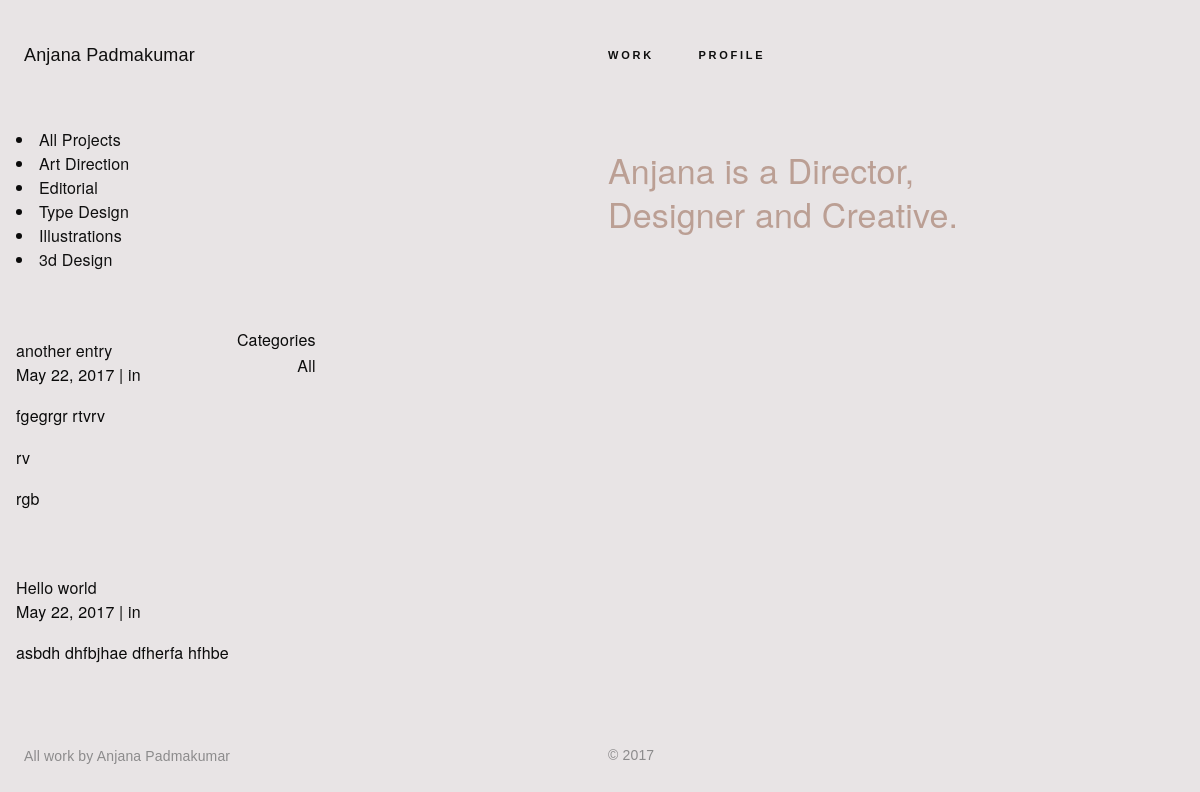
Screenshot of /blog/ with the database file from the repository.
### singlepage/models.py (models this page shows, shortened)
class Singlepage(models.Model):
    title = models.CharField(max_length=250, help_text=u'Max 250 characters')
    slug = models.SlugField(help_text=u'Suggested value automatically generated from title. Must be unique.')
    display_word = models.CharField(max_length=50, help_text=u'Max 50 characters. Displayed in the header.')
    body = models.TextField()
    body_html = models.TextField(editable=False, blank=True)

### blog/models.py (models this page shows, shortened)
class Entry(models.Model):
    LIVE_STATUS = 1
    DRAFT_STATUS = 2
    HIDDEN_STATUS = 3
    STATUS_CHOICES = (
        (LIVE_STATUS, 'Live'),
        (DRAFT_STATUS, 'Draft'),
        (HIDDEN_STATUS, 'Hidden'),
        )
    title = models.CharField(max_length=250, help_text = u'Maximum 250 characters')
    excerpt = models.TextField(help_text = u'A short summary of the entry.')
    body = models.TextField()
    pub_date = models.DateTimeField(default=datetime.datetime.now)
    excerpt_html = models.TextField(editable=False, blank=True)
    body_html = models.TextField(editable=False, blank=True)
    enable_comments = models.BooleanField(default=True)
    slug = models.SlugField(unique_for_date='pub_date', help_text=u'Suggested value automatically generated from title. Must be unique.')
    status = models.IntegerField(choices=STATUS_CHOICES, default=LIVE_STATUS, help_text=u'Only entries with live status will be publicly displayed.')
    tags = TagField(help_text=u'Seperate tags with spaces.')
    class Meta:
        ordering = ['-pub_date']
        verbose_name_plural = u'Entries'

### blog/views.py (the view)
def blog_home(request):
    return render_to_response('blog/blog_home.html', {'entries': Entry.objects.filter(status = 1)}, context_instance=RequestContext(request))

### blog/custom_context_processor.py (called while the page is built, shortened)
def tag_cloud(request):
    MAX_WEIGHT = 5
    tag_list = Tag.objects.usage_for_model(Entry, counts = True)
    return {'tag_list':tag_list}

### singlepage/custom_context_processor.py (called while the page is built)
def singlepages(request):
    singlepages = Singlepage.objects.all()
    return {'singlepages': singlepages}

### templates/blog/blog_home.html (shortened to what this page needs)
{% extends 'blog/blog_base.html' %}
{% block main-content %}
	{% for entry in entries %}
		<div id="all-entries">
			<div class="header"><a href= {% url 'blog:blog_entry_detail' slug=entry.slug year=entry.pub_date|date:"Y" month=entry.pub_date|date:"b" day=entry.pub_date|date:"d" %}>{{entry.title}}</a>
			<br/>
			<span class="date">{{entry.pub_date|date}} | </span>
			<span class="tags">in
			</div>
			<div class="body">{{entry.excerpt|safe}}</div>
			<br/>
			<br/>
		</div>
	{% endfor %}
{% endblock %}

### templates/base.html (shortened to what this page needs)
<html>
	<head>
		<link rel="stylesheet" href="/static/css/style.css" />
	</head>
  <body>
    <div class="container">
        <div class="cbp-af-header">
			<div class="cbp-af-inner">
				<header class="header">
                    <div class="row">
                        <div class="small-5 medium-6 large-6 columns">
                            <div class="anjana_name"><a href={% url 'art:art_home' %} class="link">Anjana Padmakumar</a></div>
                        </div>
                        <div class="columns small-7 medium-6 header__nav large-6">
                            <nav class="nav_links">
                                <a class="nav_link" href={% url 'art:art_home' %}>WORK</a>
                                {% for page in singlepages %}
                                <a class="nav_link" href={% url 'singlepage:single_page' slug=page.slug %}>{{page.display_word}}</a>
                                {% endfor %}
                            </nav>
                        </div>
                    </div>
                </header>
			</div>
    	</div>
        <div class="scene scene_top clearfix">
            <div class="promo_area row">
                <div class="columns small-12 medium-6">
            {% block navigatorlist %}
							<li><a class="make_black">All Projects</a></li>
							<li><a>Art Direction</a></li>
							<li><a>Editorial</a></li>
							<li><a>Type Design</a></li>
							<li><a>Illustrations</a></li>
							<li><a>3d Design</a></li>
            {% endblock %}
                </div>
                <div class="columns small-0 medium-6">
            {% block promotext %}
                    <div class="promo_text_div">
                        	<h1 class="promo_text">Anjana is a Director,<br/>
                                 Designer and Creative.</h1>
                    </div>
            {% endblock %}
                </div>
            </div>
        </div>
        <div class="scene_artwork">
            <div class="artwork row">
                {% block content %} {% endblock %}
            </div>
        </div>
        <footer>
            <div class="row">
                {% block footertext %}
                <div class="columns medium-6">
                    <p class="copyright"> All work by Anjana Padmakumar
                </div>
                <div class="columns medium-6 copyright">
                    © 2017
                </div>
                {% endblock %}
            </div>
        </footer>
    </div>
  </body>
</html>

### rows the page displays
Singlepage: display_word "PROFILE"
Entry: title "another entry", pub_date "May 22, 2017", excerpt "fgegrgr rtvrv rv rgb"
Entry: title "Hello world", pub_date "May 22, 2017", excerpt "asbdh dhfbjhae dfherfa hfhbe"
